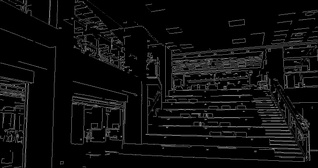
#> input picture imgs/img2_edges.jpg, 318 x 168 px, shrunk from 1320 x 700 before the run, given in place of img5.jpg, which was not available
$ python hw3.py   (older library calls are emulated)
#> lines starting #> are read from the running program, lines starting #| are printed output that depends on the picture; after the words box and inside, x2 and y2 are one past the last pixel; in counts of white or black regions, pixels touching at a corner belong together; pictures that were not available may be replaced by others from this repository, and a replacement may not be noted
import cv2
import numpy as np

def gaussian_blur(image, kernel_size=5):
    return cv2.GaussianBlur(image, (kernel_size, kernel_size), 0)

def sobel_gradients(image):
    grad_x = cv2.Sobel(image, cv2.CV_64F, 1, 0, ksize=3)   # dx dy
    grad_y = cv2.Sobel(image, cv2.CV_64F, 0, 1, ksize=3)
    magnitude = np.sqrt(grad_x**2 + grad_y**2)  # 梯度幅值
    angle = np.arctan2(grad_y, grad_x) * 180 / np.pi
    return magnitude, angle

def non_max_suppression(magnitude, angle):
    angle = angle % 180
    suppressed = np.zeros_like(magnitude)   # 和 magnitude 一樣大小的 0 矩陣
    for i in range(1, magnitude.shape[0] - 1):  #  rows 邊緣不處理
        for j in range(1, magnitude.shape[1] - 1):
            q = 255
            r = 255
            if (0 <= angle[i, j] < 22.5) or (157.5 <= angle[i, j] <= 180):  # 0度  水平相鄰
                q = magnitude[i, j + 1]
                r = magnitude[i, j - 1]
            elif 22.5 <= angle[i, j] < 67.5:  # 45度  斜向相鄰 (左下右上)
                q = magnitude[i + 1, j - 1]
                r = magnitude[i - 1, j + 1]
            elif 67.5 <= angle[i, j] < 112.5:  # 90度 垂直相鄰
                q = magnitude[i + 1, j]
                r = magnitude[i - 1, j]
            elif 112.5 <= angle[i, j] < 157.5:  # 135度 斜向相鄰 (左上右下)
                q = magnitude[i - 1, j - 1]
                r = magnitude[i + 1, j + 1]
            if magnitude[i, j] >= q and magnitude[i, j] >= r:
                suppressed[i, j] = magnitude[i, j]  # 保留
    return suppressed

def double_threshold(image, low_threshold, high_threshold):
    strong = 255
    weak = 75
    res = np.zeros_like(image)
    strong_i, strong_j = np.where(image >= high_threshold)  # 大於高閾值
    weak_i, weak_j = np.where((image >= low_threshold) & (image < high_threshold))  # 介於低閾值和高閾值之間
    res[strong_i, strong_j] = strong  # 設為強邊緣
    res[weak_i, weak_j] = weak  # 設為弱邊緣
    return res, weak, strong

def edge_tracking(image, weak, strong=255):
    # 獲取影像的形狀
    rows, cols = image.shape

    # 創建一個堆疊來存儲需要處理的像素
    stack = []

    # 將所有強邊緣像素推入堆疊
    for i in range(1, rows - 1):
        for j in range(1, cols - 1):
            if image[i, j] == strong:
                stack.append((i, j))

    # 處理堆疊中的像素
    while stack:
        i, j = stack.pop()

        # 檢查 8 個方向
        for di in [-1, 0, 1]:
            for dj in [-1, 0, 1]:
                ni, nj = i + di, j + dj
                if image[ni, nj] == weak:
                    image[ni, nj] = strong
                    stack.append((ni, nj))

    # 將所有剩餘的弱邊緣設為非邊緣
    image[image == weak] = 0

    return image

def hough_transform_line(edge_image, rho_res=1, theta_res=np.pi/180, threshold=100):
    height, width = edge_image.shape
    diag_len = int(np.sqrt(height**2 + width**2))  # 對角線長度
    rhos = np.arange(-diag_len, diag_len, rho_res) # rho 的範圍 (-diag_len, diag_len)
    thetas = np.arange(0, np.pi, theta_res)  # theta 的範圍 (0, π)
    accumulator = np.zeros((len(rhos), len(thetas)), dtype=np.int32)  #[len(rhos), len(thetas)]的矩陣
    y_idxs, x_idxs = np.nonzero(edge_image)  # 強邊緣點的座標
    for i in range(len(x_idxs)):  # 強邊緣點
        x = x_idxs[i]
        y = y_idxs[i]
        for t_idx, theta in enumerate(thetas):  # 所有 theta enumerate() 函數用於將一個可遍歷的數據對象(如列表、元組或字符串)組合為一個索引序列，同時列出數據和數據下標，一般用在 for 循環當中。
            rho = int(x * np.cos(theta) + y * np.sin(theta)) + diag_len  # rho = x cos θ + y sin θ
            accumulator[rho, t_idx] += 1 #投票
    lines = []
    threshold = np.max(accumulator) * 0.4  # 閾值
    for r_idx in range(accumulator.shape[0]):  # 所有 rho
        for t_idx in range(accumulator.shape[1]):  # 所有 theta
            if accumulator[r_idx, t_idx] >= threshold: # 投票數大於閾值
                rho = rhos[r_idx]
                theta = thetas[t_idx]
                lines.append((rho, theta)) # 線段
    return lines

def draw_lines(image, lines):
    height, width = image.shape
    length = int(np.sqrt(height**2 + width**2))  # 對角線長度
    for rho, theta in lines:
        a = np.cos(theta)
        b = np.sin(theta)
        x0 = a * rho
        y0 = b * rho
        x1 = int(x0 + length * (-b))
        y1 = int(y0 + length * a)
        x2 = int(x0 - length * (-b))
        y2 = int(y0 - length * a)
        cv2.line(image, (x1, y1), (x2, y2), (255, 255, 255), 1)

def img_handeling(image, low_threshold, high_threshold, img_name):
    blurred_image = gaussian_blur(image)
    magnitude, angle = sobel_gradients(blurred_image)
    suppressed_image = non_max_suppression(magnitude, angle)
    thresholded_image, weak, strong = double_threshold(suppressed_image, low_threshold, high_threshold)
    edges = edge_tracking(thresholded_image, weak, strong)

    lines = hough_transform_line(edges)
    output_image = edges.copy()
    draw_lines(output_image, lines)

    cv2.imshow(f'{img_name} Edges', edges)
    cv2.imshow(f'{img_name} Detected Lines', output_image)
    cv2.waitKey(0)
    cv2.destroyAllWindows()
    cv2.imwrite(f'imgs/{img_name}_edges.jpg', edges)
    cv2.imwrite(f'imgs/{img_name}_detected_lines.jpg', output_image)


# img2
# img_handeling(cv2.imread('imgs/img2.jpg', 0), 25, 75, 'img2')

#img5
img_handeling(cv2.imread('imgs/img5.jpg', 0), 30, 90, 'img5')
#> in img_handeling, image is the input picture: shape (168, 318); min 0, max 153, mean 13.5
#> in sobel_gradients, `grad_y = cv2.Sobel(image, cv2.CV_64F, 0, 1, ksize=3)`:
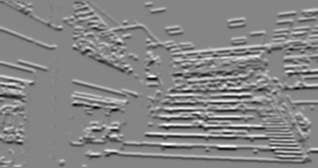
#> grad_y: shape (168, 318) float64; min -210, max 192, mean 0; drawn with min black and max white
#> in non_max_suppression, `angle = angle % 180`:
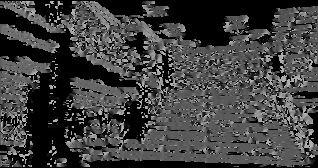
#> angle: shape (168, 318) float64; min 0, max 179.6, mean 63.9
#> after the loop in non_max_suppression, `for i in range(1, magnitude.shape[0] - 1):`:
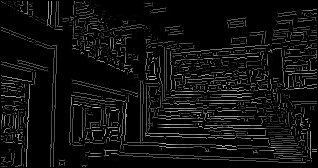
#> suppressed: shape (168, 318) float64; min 0, max 210.5, mean 15.4
#> in double_threshold, `strong_i, strong_j = np.where(image >= high_threshold)`: strong_i = 3277 values from 1 to 166; strong_j = 3277 values, max 316 at index 46, min 1 at index 876, mean 179.6
#> in double_threshold, `weak_i, weak_j = np.where((image >= low_threshold) & (image < high_thr..`: weak_i = 5906 values from 1 to 166; weak_j = 5906 values, max 316 at index 294, min 1 at index 0, mean 171.2
#> in img_handeling, `thresholded_image, weak, strong = double_threshold(suppressed_image, l..`:
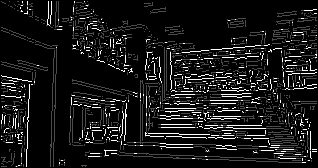
#> thresholded_image: shape (168, 318) float64; min 0, max 255, mean 23.9
#> in img_handeling, `thresholded_image, weak, strong = double_threshold(suppressed_image, l..`: weak = 75; strong = 255
#> after the loop in edge_tracking, `while stack:`: stack = []
#> in edge_tracking, `image[image == weak] = 0`:
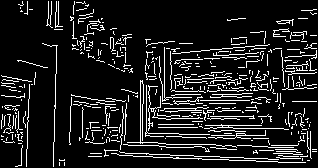
#> image: shape (168, 318) float64; 12.1% white in thin lines or dots
#> in hough_transform_line, `y_idxs, x_idxs = np.nonzero(edge_image)`: y_idxs = 6468 values from 1 to 166; x_idxs = 6468 values, max 316 at index 98, min 1 at index 1932, mean 178.3
#> the loop in hough_transform_line, `for i in range(len(x_idxs)):` made 6468 passes
#> (x, y) on passes 1 to 3: (22, 1), (27, 1), (48, 1)
#> after the loop in hough_transform_line, `for i in range(len(x_idxs)):`:
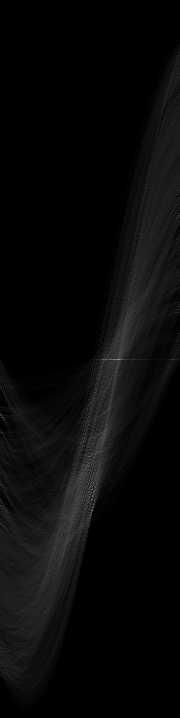
#> accumulator: shape (718, 180) int32; min 0, max 156, mean 9
#> in hough_transform_line, `threshold = np.max(accumulator) * 0.4`: threshold = 62.4
#> after the loop in hough_transform_line, `for r_idx in range(accumulator.shape[0]):`: lines = 702 pairs, first value -57 to 226, second value 0 to 2.36
#> the loop in draw_lines, `for rho, theta in lines:` made 702 passes
#> (rho, theta, a, b, x0, y0, x1, y1) on passes 1 to 3: (-57, 2.36, -0.707, 0.707, 40.31, -40.31, -213, -294), (-53, 2.36, -0.707, 0.707, 37.48, -37.48, -216, -291), (-42, 2.22, -0.602, 0.799, 25.28, -33.54, -261, -249)
#> after the loop in draw_lines, `for rho, theta in lines:`:
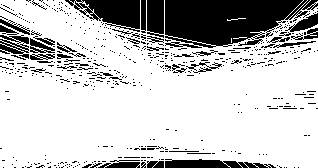
#> image: shape (168, 318) float64; 76.9% white; 532 black regions (484 under 20 px), largest, box (x1, y1, x2, y2) and area: (165, 0, 318, 48) 5251, (65, 0, 140, 32) 1396, (165, 159, 276, 168) 702
